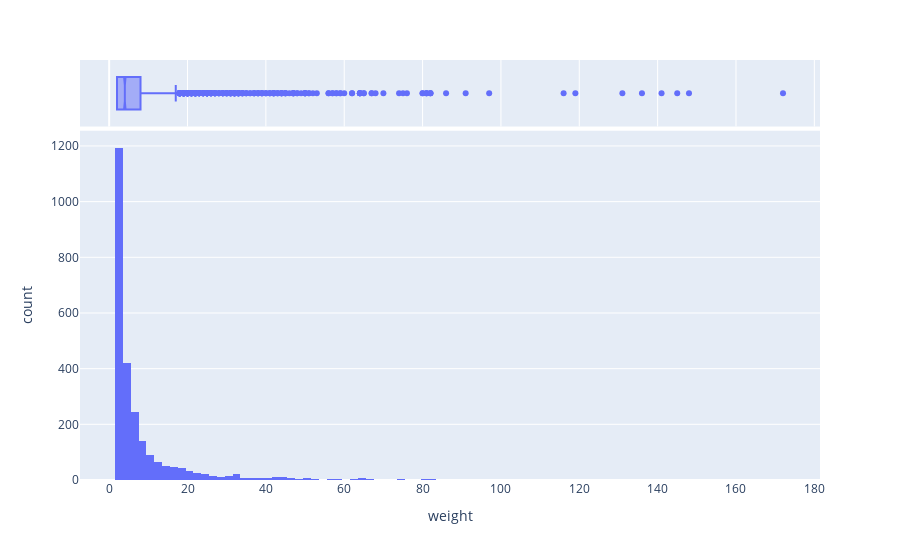

Here is the notebook cell this chart was saved with:
### Code cell
import plotly.express as p

### Figure 1 — Plotly figure (JSON) as saved in the notebook; plotly's stock layout.template omitted (floating-point values rounded to 4 significant figures; data arrays with more than 128 entries replaced by an {"elided": "..."} marker saying what was removed)
{"data": [{"bingroup": "x", "hovertemplate": "weight=%{x}<br>count=%{y}<extra></extra>", "legendgroup": "", "marker": {"color": "#636efa", "pattern": {"shape": ""}}, "name": "", "orientation": "v", "showlegend": false, "type": "histogram", "x": {"elided": "2533 int values"}, "xaxis": "x", "yaxis": "y"}, {"hovertemplate": "weight=%{x}<extra></extra>", "legendgroup": "", "marker": {"color": "#636efa"}, "name": "", "notched": true, "showlegend": false, "type": "box", "x": {"elided": "2533 int values"}, "xaxis": "x2", "yaxis": "y2"}], "layout": {"barmode": "relative", "legend": {"tracegroupgap": 0}, "margin": {"t": 60}, "xaxis": {"anchor": "y", "domain": [0, 1], "title": {"text": "weight"}}, "xaxis2": {"anchor": "y2", "domain": [0, 1], "matches": "x", "showgrid": true, "showticklabels": false}, "yaxis": {"anchor": "x", "domain": [0, 0.8316], "title": {"text": "count"}}, "yaxis2": {"anchor": "x2", "domain": [0.8416, 1], "matches": "y2", "showgrid": false, "showline": false, "showticklabels": false, "ticks": ""}}}
